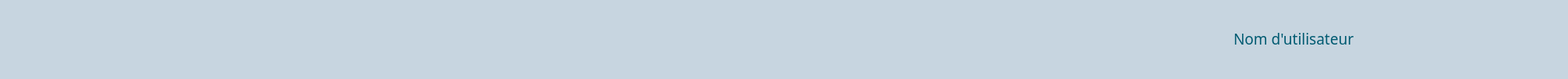
   <widget class="QWidget" name="widget_2" native="true">
    <property name="geometry">
     <rect>
      <x>1</x>
      <y>0</y>
      <width>2011</width>
      <height>101</height>
     </rect>
    </property>
    <property name="styleSheet">
     <string notr="true">background-color: rgb(199, 213, 224);</string>
    </property>
    <widget class="QLabel" name="label_29">
     <property name="geometry">
      <rect>
       <x>160</x>
       <y>10</y>
       <width>211</width>
       <height>61</height>
      </rect>
     </property>
     <property name="text">
      <string/>
     </property>
     <property name="pixmap">
      <pixmap resource="img.qrc">:/new/prefix1/logo.png</pixmap>
     </property>
     <property name="scaledContents">
      <bool>true</bool>
     </property>
    </widget>
    <widget class="QLabel" name="label_30">
     <property name="geometry">
      <rect>
       <x>30</x>
       <y>25</y>
       <width>51</width>
       <height>51</height>
      </rect>
     </property>
     <property name="text">
      <string/>
     </property>
     <property name="pixmap">
      <pixmap resource="img.qrc">:/new/prefix1/icon menu.png</pixmap>
     </property>
     <property name="scaledContents">
      <bool>true</bool>
     </property>
    </widget>
    <widget class="QPushButton" name="pushButton_3">
     <property name="geometry">
      <rect>
       <x>1830</x>
       <y>25</y>
       <width>75</width>
       <height>51</height>
      </rect>
     </property>
     <property name="text">
      <string/>
     </property>
     <property name="icon">
      <iconset resource="img.qrc">
       <normaloff>:/new/prefix1/icon utilisateur.png</normaloff>:/new/prefix1/icon utilisateur.png</iconset>
     </property>
     <property name="iconSize">
      <size>
       <width>45</width>
       <height>45</height>
      </size>
     </property>
     <property name="flat">
      <bool>true</bool>
     </property>
    </widget>
    <widget class="QLineEdit" name="lineEdit_3">
     <property name="geometry">
      <rect>
       <x>1580</x>
       <y>24</y>
       <width>241</width>
       <height>51</height>
      </rect>
     </property>
     <property name="font">
      <font>
       <family>Arial Rounded MT Bold</family>
       <pointsize>14</pointsize>
      </font>
     </property>
     <property name="styleSheet">
      <string notr="true">color: rgb(0, 90, 113);</string>
     </property>
     <property name="text">
      <string>Nom d'utilisateur</string>
     </property>
     <property name="frame">
      <bool>false</bool>
     </property>
     <property name="readOnly">
      <bool>true</bool>
     </property>
     <property name="clearButtonEnabled">
      <bool>false</bool>
     </property>
    </widget>
    <zorder>label_30</zorder>
    <zorder>pushButton_3</zorder>
    <zorder>lineEdit_3</zorder>
    <zorder>label_29</zorder>
   </widget>
